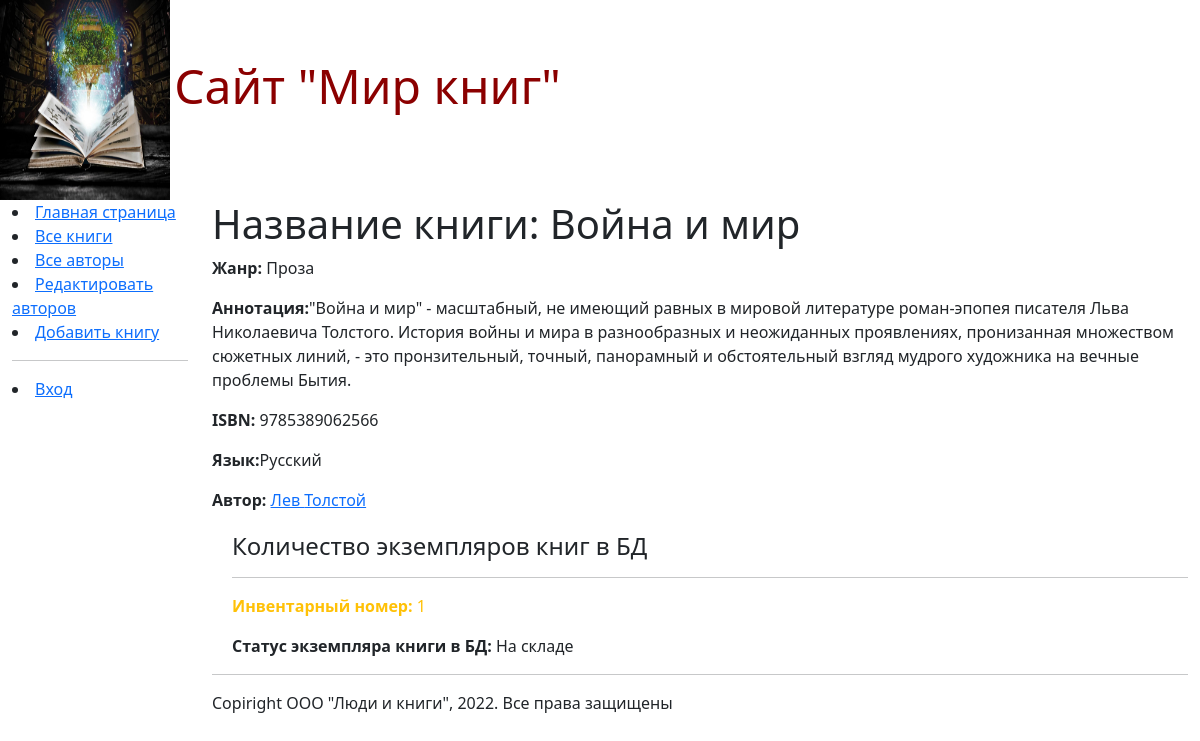
Screenshot of /book/1 with the database file from the repository.
### catalog/models.py (models this page shows, shortened)
class Book(models.Model):
    title = models.CharField(max_length=200,
                             help_text="Введите название книги",
                             verbose_name="Название книги",
                             )
    genre = models.ForeignKey('Genre', on_delete=models.CASCADE,
                              help_text="Выберите жанр книги",
                              verbose_name="Жанр книги",
                              null=True
                              )
    language = models.ForeignKey('Language',
                                 on_delete=models.CASCADE,
                                 help_text="Выберите язык книги",
                                 verbose_name="Язык книги",
                                 null=True
                                 )
    author = models.ManyToManyField('Author',
                                    help_text="Выберите автора книги",
                                    verbose_name="Автор книги",
                                    )
    summary = models.TextField(max_length=1000,
                               help_text="Введите краткое описание книги",
                               verbose_name="Аннотация книги",
                               )
    isbn = models.CharField(max_length=13,
                            help_text="Должно содержать 13 символов",
                            verbose_name="ISBN книги"
                            )
    def display_author(self):
        return ', '.join([author.last_name for author in self.author.all()])
    display_author.short_description = 'Авторы'
    class Meta:
        verbose_name = "книгу"
        verbose_name_plural = "книги"

class Genre(models.Model):
    name = models.CharField(max_length=200,
                            help_text="Введите жанр книги",
                            verbose_name="Жанр книги")
    class Meta:
        verbose_name = "жанр"
        verbose_name_plural = "жанры"
    def __str__(self):
        return self.name

class Language(models.Model):
    name = models.CharField(max_length=20,
                            help_text="Введите язык книги",
                            verbose_name="Язык книги")
    class Meta:
        verbose_name = "язык книги"
        verbose_name_plural = "языки книг"
    def __str__(self):
        return self.name

class Author(models.Model):
    first_name = models.CharField(max_length=100,
                                  help_text="Введите имя автора",
                                  verbose_name="Имя автора")
    last_name = models.CharField(max_length=100,
                                 help_text="Введите фамилию автора",
                                 verbose_name="Фамилия автора")
    date_of_birth = models.DateField(
        help_text="Введите дату рождения",
        verbose_name="Дата рождения",
        default=None,
        null=True, blank=True)
    date_of_death = models.DateField(
        help_text="Введите дату смерти",
        verbose_name="Дата смерти",
        null=True, blank=True)
    class Meta:
        verbose_name = "автора"
        verbose_name_plural = "авторы"

class BookInstance(models.Model):
    book = models.ForeignKey('Book',
                             on_delete=models.CASCADE,
                             null=True
                             )
    inv_nom = models.CharField(max_length=20,
                               null=True,
                               help_text="Введите инвентарный номер",
                               verbose_name="Инвентарный номер"
                               )
    imprint = models.CharField(max_length=200,
                               help_text="Введите издательство и год выпуска",
                               verbose_name="Издательство"
                               )
    status = models.ForeignKey('Status',
                               on_delete=models.CASCADE,
                               null=True,
                               help_text="Изменить состояние экземпляра",
                               verbose_name="Статус экземпляра книги"
                               )
    due_back = models.DateField(null=True,
                                blank=True,
                                help_text="Введите конец статуса",
                                verbose_name="Дата окончания статуса"
                                )
    borrower = models.ForeignKey(User, on_delete=models.SET_NULL,
                                 null=True,
                                 blank=True,
                                 verbose_name="Заказчик",
                                 help_text='Выберите заказчика книги')
    class Meta:
        verbose_name = "Экземпляр книги"
        verbose_name_plural = "Экземпляры книг"

class Status(models.Model):
    name = models.CharField(max_length=20,
                            help_text="Введите статус экземпляра книги",
                            verbose_name="Статус экземпляра книги"
                            )
    class Meta:
        verbose_name = "статус"
        verbose_name_plural = "статус"
    def __str__(self):
        return self.name

### catalog/views.py (the view)
# urls.py: re_path(r'^book/(?P<pk>\d+)$', views.BookDetailView.as_view(), name='book-detail'),
class BookDetailView(generic.DetailView):
    model = Book

### catalog/templates/catalog/book_detail.html (shortened to what this page needs)
{% extends "base_generic.html" %}
{% block content %}
  <h1>Название книги: {{ book.title }}</h1>
  <p><strong>Жанр:</strong> {{ book.genre }}</p>
  <p><strong>Аннотация:</strong>{{ book.summary }}</p>
  <p><strong>ISBN:</strong> {{ book.isbn }}</p>
  <p><strong>Язык:</strong>{{ book.language }}</p>
    {% for author in book.author.all %}
      <p><strong>Автор:</strong>
        <a href="">{{ author.first_name }} {{ author.last_name }}</a></p>
    {% endfor %}
<div style="margin-left:20px; margin-top:20px">
  <h4>Количество экземпляров книг в БД</h4>
  {% for copy in book.bookinstance_set.all %}
    <hr><p class="{% if copy.status == 1 %}" text-success
           {% elif copy.status == 2 %} text-danger
           {% else %} text-warning
           {% endif %}> {{ copy.get_status_display }}</p>
    <p><strong>Издательство:</strong>{{ copy.imprint }}</p>
    <p class="text-muted"><strong>Инвентарный номер:</strong> {{ copy.id }}</p>
    <p><strong>Статус экземпляра книги в БД:</strong> {{ copy.status }}</p>
  {% endfor %}
</div>
{% endblock content %}

### rows the page displays
Book: title "Война и мир", genre "Проза", summary "\"Война и мир\" - масштабный, не имеющий равных в мировой литературе роман-эпопея писателя Льва Николаевича Толстого. История войны и мира в разнообразных и неожиданных проявлениях, пронизанная множеством сюжетных линий, - это пронзительный, точный, панорамный и обстоятельный взгляд мудрого художника на вечные проблемы Бытия.", isbn "9785389062566", language "Русский"
Author: first_name "Лев", last_name "Толстой"
BookInstance: id "1", status "На складе"
